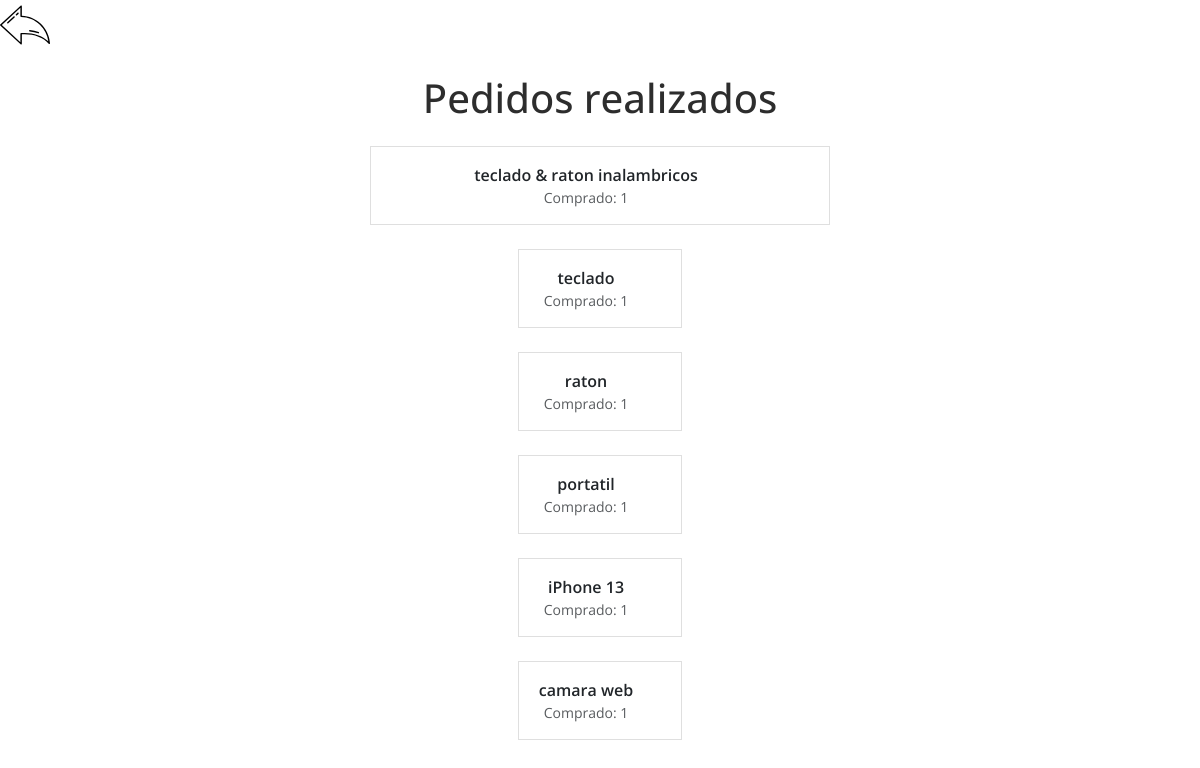
Page /grafics (signed in) on the committed database.
### models/products.py (models this page shows, shortened)
class Product(Base):
    __tablename__ = 'products'
    __table_args__ = {'sqlite_autoincrement': True}
    id_product = Column(Integer, primary_key=True)
    product_name = Column(String(50), nullable=False)
    mark = Column(String(50))
    type = Column(String(30))
    sale_price = Column(Numeric(10, 2), nullable=False)
    purchase_price = Column(Numeric(10, 2), nullable=False)
    quantity = Column(Integer(), default=0)
    description = Column(String(255), nullable=False)
    supplier_id = Column(Integer, ForeignKey("suppliers.id_supplier"))
    image = Column(String(30))
    order = Relation("Order", backref="product")
    apply = Relation("Apply", backref="product")

### run.py (the view)
@app.route('/grafics')
def create_grafics():
    product = []
    if current_user.role_id == 2:
        dates = getProductMoreBuy()
    else:
        dates = getProductMoreApplyFor()
    return render_template("grafics/grafics.html", dates=dates)

### run.py (called while the page is built)
@login_manager.user_loader
def load_user(id):
    id = User.query.get(id)
    return id

### servicies/grafics.py (called while the page is built)
def getProductMoreApplyFor():
    query = """SELECT COUNT(b.product_id) Quantity, a.product_name Product_Name
                             FROM products a
                             INNER JOIN applyFor b
                             ON a.id_product = b.product_id
                             GROUP BY product_name
                             ORDER BY Quantity DESC
                             """
    dates = pd.read_sql_query(query, conn)
    return dates

### templates/grafics/grafics.html (shortened to what this page needs)
{% extends './base.html' %}
{% block customCss %}<link rel="stylesheet" href="{{ url_for('static', filename='css/grafics.css' )}}">{% endblock %}
{% block body %}
<div class="w-100 d-flex flex-column">
    <a class="mb-4 text-start" href="/home"><img src="{{url_for('static', filename='image/back.svg')}}" width="50" height="50"></a>
  <div>
    {% if current_user.role_id == 2 %}
    <h1>Productos Mas Comprados</h1>
    {% else %}
    <h1>Pedidos realizados</h1>
    {% endif%}
  </div>
</div>
{% for product in dates.index %}
<div class="list-group list-group-radio d-grid gap-2 border-0 w-auto">
  <div class="position-relative">
    <div class="list-group-item py-3 pe-5">
      <strong class="fw-semibold">{{dates["Product_Name"][product]}}</strong>
      <span class="d-block small opacity-75">Comprado: {{dates["Quantity"][product]}}</span>
    </div>
  </div>
  {% endfor%}
</div>
{% endblock %}

### templates/base.html (shortened to what this page needs)
<!DOCTYPE html>
<html lang="en">
<head>
    {% block customCss%}{% endblock %}
    <link href="https://cdn.jsdelivr.net/npm/bootstrap@5.2.2/dist/css/bootstrap.min.css" rel="stylesheet">
    <link rel="stylesheet" href="https://cdn.jsdelivr.net/npm/bootswatch@4.5.2/dist/spacelab/bootstrap.min.css">
</head>
<body class="text-center">
    {% block body %}{% endblock %}
</body>
</html>

### static/css/grafics.css (style rules this page uses)
.list-group { max-width: 460px; margin: 1rem auto; }
.list-group-radio .list-group-item { cursor: pointer; }

### rows in the picture
Product: product_name "teclado & raton inalambricos", stock "1"
Product: product_name "teclado", Quantity "1"
Product: product_name "raton", stock "1"
Product: product_name "portatil", stock "1"
Product: product_name "iPhone 13", stock "1"
Product: product_name "camara web", stock "1"
